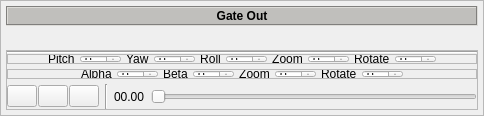
                <widget class="QFrame" name="frame_10">
                 <property name="maximumSize">
                  <size>
                   <width>16777215</width>
                   <height>16777215</height>
                  </size>
                 </property>
                 <property name="frameShape">
                  <enum>QFrame::StyledPanel</enum>
                 </property>
                 <property name="frameShadow">
                  <enum>QFrame::Raised</enum>
                 </property>
                 <layout class="QVBoxLayout" name="verticalLayout_16">
                  <property name="spacing">
                   <number>5</number>
                  </property>
                  <property name="leftMargin">
                   <number>5</number>
                  </property>
                  <property name="topMargin">
                   <number>5</number>
                  </property>
                  <property name="rightMargin">
                   <number>5</number>
                  </property>
                  <property name="bottomMargin">
                   <number>5</number>
                  </property>
                  <item>
                   <widget class="QLabel" name="label_10">
                    <property name="minimumSize">
                     <size>
                      <width>0</width>
                      <height>20</height>
                     </size>
                    </property>
                    <property name="maximumSize">
                     <size>
                      <width>16777215</width>
                      <height>20</height>
                     </size>
                    </property>
                    <property name="font">
                     <font>
                      <weight>75</weight>
                      <bold>true</bold>
                     </font>
                    </property>
                    <property name="styleSheet">
                     <string notr="true">background-color: rgb(192, 191, 188);</string>
                    </property>
                    <property name="frameShape">
                     <enum>QFrame::Box</enum>
                    </property>
                    <property name="frameShadow">
                     <enum>QFrame::Sunken</enum>
                    </property>
                    <property name="text">
                     <string>Gate Out</string>
                    </property>
                    <property name="alignment">
                     <set>Qt::AlignCenter</set>
                    </property>
                   </widget>
                  </item>
                  <item>
                   <widget class="QLabel" name="vidio_gate_out">
                    <property name="frameShape">
                     <enum>QFrame::NoFrame</enum>
                    </property>
                    <property name="text">
                     <string/>
                    </property>
                   </widget>
                  </item>
                  <item>
                   <widget class="QFrame" name="frame_33">
                    <property name="minimumSize">
                     <size>
                      <width>0</width>
                      <height>0</height>
                     </size>
                    </property>
                    <property name="maximumSize">
                     <size>
                      <width>16777215</width>
                      <height>60</height>
                     </size>
                    </property>
                    <property name="frameShape">
                     <enum>QFrame::StyledPanel</enum>
                    </property>
                    <property name="frameShadow">
                     <enum>QFrame::Raised</enum>
                    </property>
                    <layout class="QVBoxLayout" name="verticalLayout_4">
                     <property name="spacing">
                      <number>0</number>
                     </property>
                     <property name="leftMargin">
                      <number>0</number>
                     </property>
                     <property name="topMargin">
                      <number>0</number>
                     </property>
                     <property name="rightMargin">
                      <number>0</number>
                     </property>
                     <property name="bottomMargin">
                      <number>0</number>
                     </property>
                     <item>
                      <widget class="Line" name="line_6">
                       <property name="orientation">
                        <enum>Qt::Horizontal</enum>
                       </property>
                      </widget>
                     </item>
                     <item>
                      <widget class="QFrame" name="frame_24">
                       <property name="maximumSize">
                        <size>
                         <width>16777215</width>
                         <height>38</height>
                        </size>
                       </property>
                       <property name="frameShape">
                        <enum>QFrame::NoFrame</enum>
                       </property>
                       <property name="frameShadow">
                        <enum>QFrame::Raised</enum>
                       </property>
                       <layout class="QVBoxLayout" name="verticalLayout_12">
                        <property name="spacing">
                         <number>5</number>
                        </property>
                        <property name="leftMargin">
                         <number>0</number>
                        </property>
                        <property name="topMargin">
                         <number>0</number>
                        </property>
                        <property name="rightMargin">
                         <number>0</number>
                        </property>
                        <property name="bottomMargin">
                         <number>5</number>
                        </property>
                        <item>
                         <widget class="QFrame" name="frame_mode2_2">
                          <property name="maximumSize">
                           <size>
                            <width>16777215</width>
                            <height>25</height>
                           </size>
                          </property>
                          <property name="frameShape">
                           <enum>QFrame::StyledPanel</enum>
                          </property>
                          <property name="frameShadow">
                           <enum>QFrame::Raised</enum>
                          </property>
                          <layout class="QHBoxLayout" name="horizontalLayout_8">
                           <property name="spacing">
                            <number>5</number>
                           </property>
                           <property name="leftMargin">
                            <number>0</number>
                           </property>
                           <property name="topMargin">
                            <number>0</number>
                           </property>
                           <property name="rightMargin">
                            <number>0</number>
                           </property>
                           <property name="bottomMargin">
                            <number>0</number>
                           </property>
                           <item>
                            <spacer name="horizontalSpacer_7">
                             <property name="orientation">
                              <enum>Qt::Horizontal</enum>
                             </property>
                             <property name="sizeHint" stdset="0">
                              <size>
                               <width>40</width>
                               <height>20</height>
                              </size>
                             </property>
                            </spacer>
                           </item>
                           <item>
                            <widget class="QLabel" name="alpha_6">
                             <property name="frameShape">
                              <enum>QFrame::NoFrame</enum>
                             </property>
                             <property name="text">
                              <string>Pitch</string>
                             </property>
                            </widget>
                           </item>
                           <item>
                            <widget class="QSpinBox" name="spinBox_alpha_6"/>
                           </item>
                           <item>
                            <widget class="QLabel" name="beta_5">
                             <property name="text">
                              <string>Yaw</string>
                             </property>
                            </widget>
                           </item>
                           <item>
                            <widget class="QSpinBox" name="spinBox_beta_5"/>
                           </item>
                           <item>
                            <widget class="QLabel" name="x_7">
                             <property name="frameShadow">
                              <enum>QFrame::Raised</enum>
                             </property>
                             <property name="text">
                              <string>Roll</string>
                             </property>
                             <property name="alignment">
                              <set>Qt::AlignCenter</set>
                             </property>
                            </widget>
                           </item>
                           <item>
                            <widget class="QSpinBox" name="spinBox_x_7"/>
                           </item>
                           <item>
                            <widget class="QLabel" name="x_8">
                             <property name="frameShadow">
                              <enum>QFrame::Raised</enum>
                             </property>
                             <property name="text">
                              <string>Zoom</string>
                             </property>
                             <property name="alignment">
                              <set>Qt::AlignCenter</set>
                             </property>
                            </widget>
                           </item>
                           <item>
                            <widget class="QSpinBox" name="spinBox_x_8"/>
                           </item>
                           <item>
                            <widget class="QLabel" name="label_4">
                             <property name="text">
                              <string>Rotate</string>
                             </property>
                            </widget>
                           </item>
                           <item>
                            <widget class="QSpinBox" name="spinBox_4"/>
                           </item>
                           <item>
                            <spacer name="horizontalSpacer_8">
                             <property name="orientation">
                              <enum>Qt::Horizontal</enum>
                             </property>
                             <property name="sizeHint" stdset="0">
                              <size>
                               <width>40</width>
                               <height>20</height>
                              </size>
                             </property>
                            </spacer>
                           </item>
                          </layout>
                         </widget>
                        </item>
                        <item>
                         <widget class="QFrame" name="frame_mode1_2">
                          <property name="maximumSize">
                           <size>
                            <width>16777215</width>
                            <height>30</height>
                           </size>
                          </property>
                          <property name="frameShape">
                           <enum>QFrame::StyledPanel</enum>
                          </property>
                          <property name="frameShadow">
                           <enum>QFrame::Raised</enum>
                          </property>
                          <layout class="QHBoxLayout" name="horizontalLayout_6">
                           <property name="spacing">
                            <number>5</number>
                           </property>
                           <property name="leftMargin">
                            <number>0</number>
                           </property>
                           <property name="topMargin">
                            <number>0</number>
                           </property>
                           <property name="rightMargin">
                            <number>0</number>
                           </property>
                           <property name="bottomMargin">
                            <number>0</number>
                           </property>
                           <item>
                            <spacer name="horizontalSpacer_10">
                             <property name="orientation">
                              <enum>Qt::Horizontal</enum>
                             </property>
                             <property name="sizeHint" stdset="0">
                              <size>
                               <width>40</width>
                               <height>20</height>
                              </size>
                             </property>
                            </spacer>
                           </item>
                           <item>
                            <widget class="QLabel" name="alpha_3">
                             <property name="frameShape">
                              <enum>QFrame::NoFrame</enum>
                             </property>
                             <property name="text">
                              <string>Alpha</string>
                             </property>
                            </widget>
                           </item>
                           <item>
                            <widget class="QSpinBox" name="spinBox_alpha_3"/>
                           </item>
                           <item>
                            <widget class="QLabel" name="beta_3">
                             <property name="text">
                              <string>Beta</string>
                             </property>
                            </widget>
                           </item>
                           <item>
                            <widget class="QSpinBox" name="spinBox_beta_3"/>
                           </item>
                           <item>
                            <widget class="QLabel" name="x_3">
                             <property name="frameShadow">
                              <enum>QFrame::Raised</enum>
                             </property>
                             <property name="text">
                              <string>Zoom</string>
                             </property>
                             <property name="alignment">
                              <set>Qt::AlignCenter</set>
                             </property>
                            </widget>
                           </item>
                           <item>
                            <widget class="QSpinBox" name="spinBox_zoom_3"/>
                           </item>
                           <item>
                            <widget class="QLabel" name="label_5">
                             <property name="text">
                              <string>Rotate</string>
                             </property>
                            </widget>
                           </item>
                           <item>
                            <widget class="QSpinBox" name="spinBox_rotate_3"/>
                           </item>
                           <item>
                            <spacer name="horizontalSpacer_9">
                             <property name="orientation">
                              <enum>Qt::Horizontal</enum>
                             </property>
                             <property name="sizeHint" stdset="0">
                              <size>
                               <width>40</width>
                               <height>20</height>
                              </size>
                             </property>
                            </spacer>
                           </item>
                          </layout>
                         </widget>
                        </item>
                       </layout>
                      </widget>
                     </item>
                     <item>
                      <widget class="QFrame" name="frame_2">
                       <property name="maximumSize">
                        <size>
                         <width>16777215</width>
                         <height>25</height>
                        </size>
                       </property>
                       <property name="frameShape">
                        <enum>QFrame::NoFrame</enum>
                       </property>
                       <property name="frameShadow">
                        <enum>QFrame::Raised</enum>
                       </property>
                       <layout class="QHBoxLayout" name="horizontalLayout_10">
                        <property name="spacing">
                         <number>6</number>
                        </property>
                        <property name="leftMargin">
                         <number>0</number>
                        </property>
                        <property name="topMargin">
                         <number>0</number>
                        </property>
                        <property name="rightMargin">
                         <number>0</number>
                        </property>
                        <property name="bottomMargin">
                         <number>0</number>
                        </property>
                        <item>
                         <widget class="QFrame" name="frame_6">
                          <property name="frameShape">
                           <enum>QFrame::NoFrame</enum>
                          </property>
                          <property name="frameShadow">
                           <enum>QFrame::Raised</enum>
                          </property>
                          <layout class="QHBoxLayout" name="horizontalLayout_12">
                           <property name="spacing">
                            <number>1</number>
                           </property>
                           <property name="leftMargin">
                            <number>0</number>
                           </property>
                           <property name="topMargin">
                            <number>0</number>
                           </property>
                           <property name="rightMargin">
                            <number>0</number>
                           </property>
                           <property name="bottomMargin">
                            <number>0</number>
                           </property>
                           <item>
                            <widget class="QPushButton" name="pushButton_6">
                             <property name="minimumSize">
                              <size>
                               <width>0</width>
                               <height>0</height>
                              </size>
                             </property>
                             <property name="maximumSize">
                              <size>
                               <width>30</width>
                               <height>16777215</height>
                              </size>
                             </property>
                             <property name="styleSheet">
                              <string notr="true">image: url(:/icon_/icon/icons8-backward-32.png);</string>
                             </property>
                             <property name="text">
                              <string/>
                             </property>
                             <property name="icon">
                              <iconset>
                               <normalon>../../../../../.designer/backup/icon/backward.png</normalon>
                              </iconset>
                             </property>
                            </widget>
                           </item>
                           <item>
                            <widget class="QPushButton" name="pushButton_4">
                             <property name="minimumSize">
                              <size>
                               <width>0</width>
                               <height>0</height>
                              </size>
                             </property>
                             <property name="maximumSize">
                              <size>
                               <width>30</width>
                               <height>16777215</height>
                              </size>
                             </property>
                             <property name="styleSheet">
                              <string notr="true">image: url(:/icon_/icon/icons8-pause-50 (1).png);</string>
                             </property>
                             <property name="text">
                              <string/>
                             </property>
                             <property name="icon">
                              <iconset>
                               <normalon>../../../../../.designer/backup/icon/fast-forward-circle-fill.svg</normalon>
                              </iconset>
                             </property>
                            </widget>
                           </item>
                           <item>
                            <widget class="QPushButton" name="pushButton_5">
                             <property name="minimumSize">
                              <size>
                               <width>0</width>
                               <height>0</height>
                              </size>
                             </property>
                             <property name="maximumSize">
                              <size>
                               <width>30</width>
                               <height>16777215</height>
                              </size>
                             </property>
                             <property name="styleSheet">
                              <string notr="true">image: url(:/icon_/icon/icons8-forward-64.png);</string>
                             </property>
                             <property name="text">
                              <string/>
                             </property>
                            </widget>
                           </item>
                          </layout>
                         </widget>
                        </item>
                        <item>
                         <widget class="Line" name="line_5">
                          <property name="minimumSize">
                           <size>
                            <width>0</width>
                            <height>25</height>
                           </size>
                          </property>
                          <property name="orientation">
                           <enum>Qt::Vertical</enum>
                          </property>
                         </widget>
                        </item>
                        <item>
                         <widget class="QLabel" name="label_6">
                          <property name="text">
                           <string>00.00</string>
                          </property>
                         </widget>
                        </item>
                        <item>
                         <widget class="QSlider" name="horizontalSlider_3">
                          <property name="orientation">
                           <enum>Qt::Horizontal</enum>
                          </property>
                         </widget>
                        </item>
                       </layout>
                      </widget>
                     </item>
                    </layout>
                   </widget>
                  </item>
                 </layout>
                </widget>
